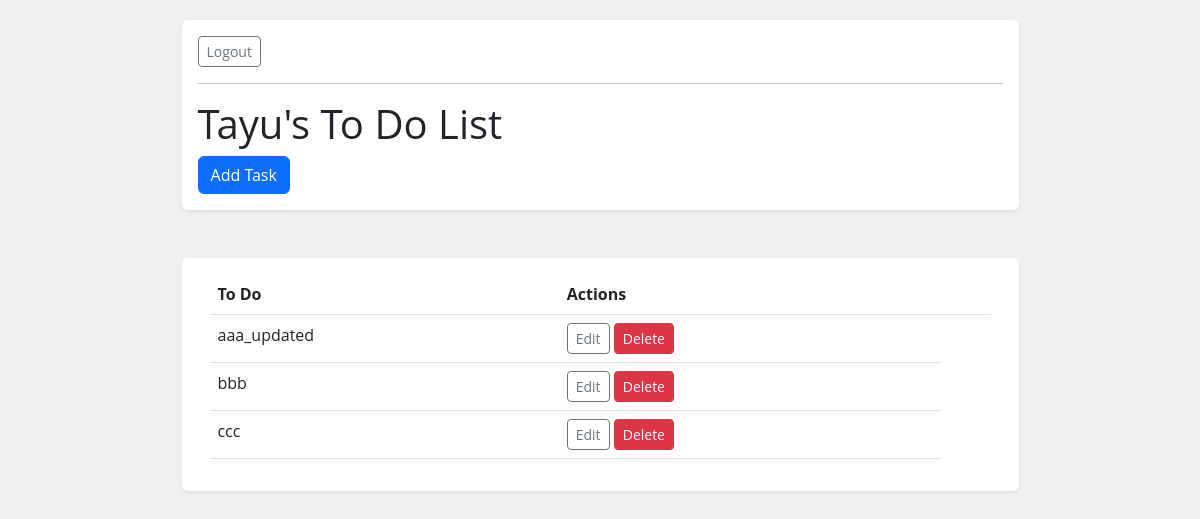
The page / (signed in) on the database as committed earlier.
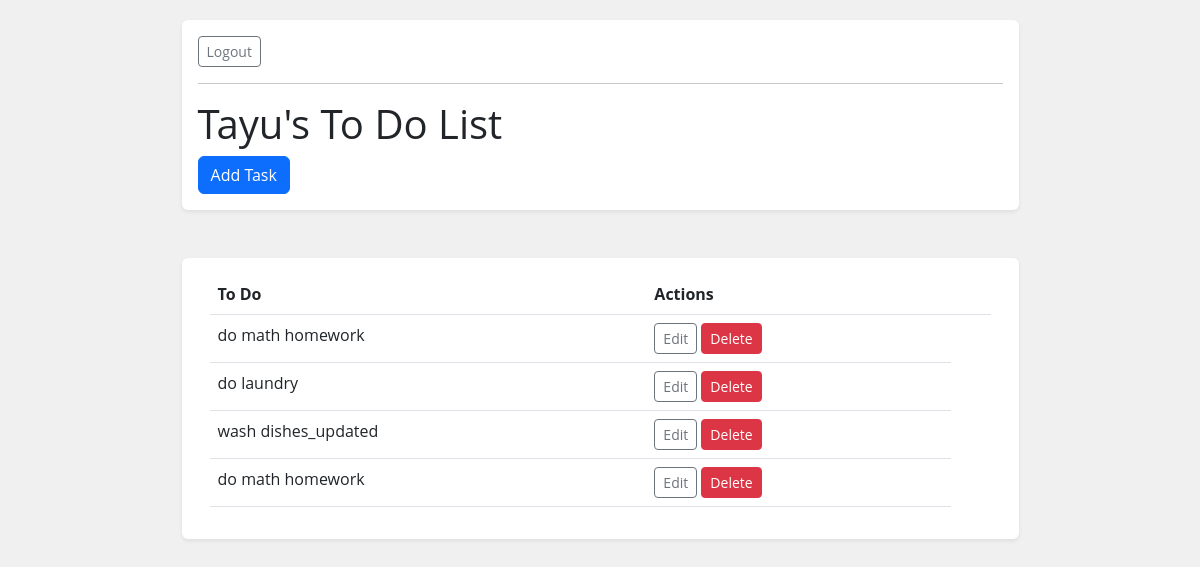
The same page on the database as committed later.
### todolist/models.py (models this page shows, shortened)
class Task(models.Model):
    user = models.ForeignKey(User, on_delete=models.CASCADE, null=True, blank=True)
    title = models.CharField(max_length=50)
    completed = models.BooleanField(default=False)
    created_at = models.DateTimeField(auto_now_add=True)
    class Meta:
        ordering = ['completed']

### todolist/views.py (the view)
# urls.py: path('', TaskList.as_view(), name='tasks'),
class TaskList(ListView):
    model = Task
    template_name = 'todolist/task_list.html'
    context_object_name = 'tasks'
    def get_queryset(self):
        if self.request.user.is_authenticated:
            return Task.objects.filter(user=self.request.user)
        else:
            return Task.objects.none()

### todolist/templates/todolist/task_list.html (shortened to what this page needs)
{% extends 'todolist/base.html' %}
{% block header %}
    {% if request.user.is_authenticated %}
    <a class="btn btn-outline-secondary btn-sm" href="{% url 'logout' %}">Logout</a>
    {% else %}
    <a class="btn btn-outline-secondary btn-sm" href="{% url 'login' %}">Login</a>
    {% endif %}
    <hr>
    <div>
        {% if request.user.is_authenticated %}
        <h1>{{user|title}}'s To Do List</h1>
        <a class="btn btn-primary" href="{% url 'task-create' %}">Add Task</a>
        {% else %}
        <h1>Anonymous user's To Do List</h1>
        <a class="btn btn-primary" href="{% url 'login' %}">Add Task</a>
        {% endif %}
    </div>
{% endblock header %}
{% block content %}
    <div class="container">
        <table class="table">
            <thead>
                <th>To Do</th>
                <th>Actions</th>
                <th></th>
            </thead>
            <tbody>
                {% for task in tasks %}
                <tr>
                    <td class="task-title" id="task-{{ task.id }}" style="cursor: pointer;">
                        {{task.title}}
                    </td>
                    <td>
                        <a href="{% url 'task-edit' task.id %}" class="btn btn-outline-secondary btn-sm">Edit</a>
                        <a href="{% url 'task-delete' task.id %}" class="btn btn-danger btn-sm">Delete</a>
                    </td>
                </tr>
                {% empty %}
                    <h3>No tasks yet</h3>
                {% endfor %}
            </tbody>
        </table>
    </div>
{% endblock content %}

### todolist/templates/todolist/base.html (shortened to what this page needs)
{% load static %}
<!DOCTYPE html>
<html lang="en">
<head>
    <link href="https://cdn.jsdelivr.net/npm/bootstrap@5.3.0/dist/css/bootstrap.min.css" rel="stylesheet">
    <link rel="stylesheet" href="{% static 'css/style.css' %}">
</head>
<body>
    <div class="container">
        <div class="w-75 mx-auto">
            <div class="shadow-sm p-3 mb-5 bg-white rounded">
                {% block header %}
                {% endblock header %}
            </div>
            <div class="shadow-sm p-3 mb-5 bg-white rounded">
                {% block content %}
                {% endblock content %}
            </div>
        </div>
    </div>
</body>
</html>

### todolist/static/css/style.css (style rules this page uses)
body { padding-top: 20px; font-family: 'Open Sans', sans-serif; background-color: rgb(240, 240, 240); }

Rows that differ between the two databases and show on the page:
removed Task: title "aaa_updated"
removed Task: title "bbb"
removed Task: title "ccc"
added Task: title "do math homework"
added Task: title "do laundry"
added Task: title "wash dishes_updated"
added Task: title "do math homework"
